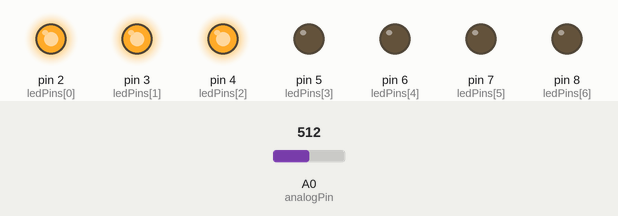
Bench run of a sketch on a simulated Arduino Uno, built with avr-gcc and run on an emulated ATmega328P. Parts: output pins drawn as LEDs (lit = HIGH). Inputs (shaded band) come from the test bench; at power-on: A0 (analogPin) = 512.

Above: at 1.2 s.
1.3 s: A0 (analogPin) set to 577
2.8 s: A0 (analogPin) set to 598
At 4.0 s:
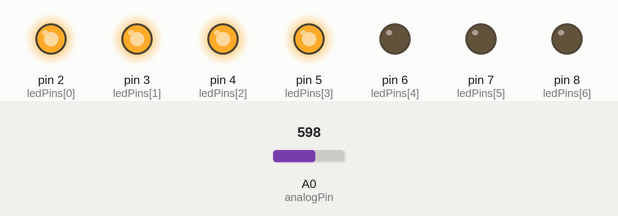
4.3 s: A0 (analogPin) set to 306
At 5.4 s:
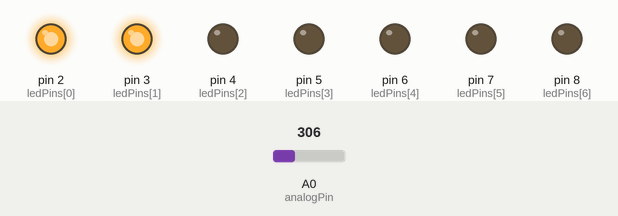
5.9 s: A0 (analogPin) set to 282
At 6.7 s:
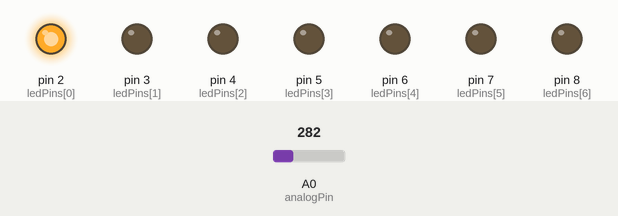
7.5 s: A0 (analogPin) set to 161
9.0 s: A0 (analogPin) set to 130
At 10.3 s:
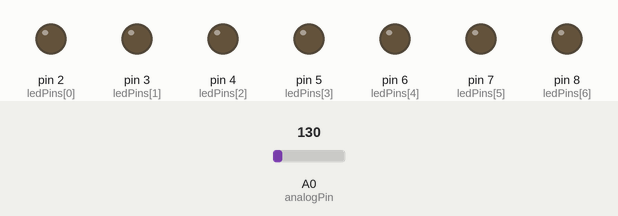
Timing chart, 0 to 11.5 s (numbered marks = the images above; inputs shaded):
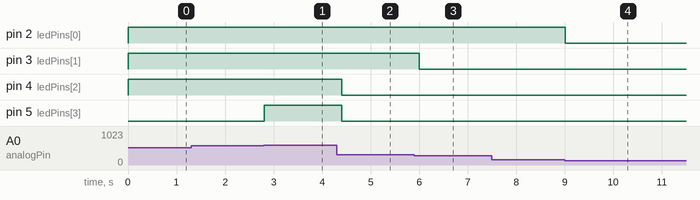

The sketch:

Electric_Field_Detector.ino
```cpp
/*
  LED Bar Graph with Buzzer
  Reads analog input from a potentiometer and lights up LEDs
  in a bar graph style. If a threshold is crossed, the buzzer sounds.
*/

const int analogPin = A0;           // Analog input pin (potentiometer)
const int ledCount = 7;             // Number of LEDs
int ledPins[] = {2, 3, 4, 5, 6, 7, 8}; // LED pins
int buzzer = 13;                    // Buzzer pin
int buzzerThreshold = 6;            // LED level at which buzzer activates

void setup() {
  // Initialize LED pins as outputs
  for (int i = 0; i < ledCount; i++) {
    pinMode(ledPins[i], OUTPUT);
  }

  // Buzzer pin as output
  pinMode(buzzer, OUTPUT);
}

void loop() {
  int sensorReading = analogRead(analogPin);             // Read potentiometer
  int ledLevel = map(sensorReading, 0, 1023, 0, ledCount); // Map to LED count

  // Turn on LEDs according to the level
  for (int i = 0; i < ledCount; i++) {
    if (i < ledLevel) {
      digitalWrite(ledPins[i], HIGH);
    } else {
      digitalWrite(ledPins[i], LOW);
    }
  }

  // Buzzer sounds only if LED level is high enough
  if (ledLevel >= buzzerThreshold) {
    tone(buzzer, 1400); // Play tone
  } else {
    noTone(buzzer);     // Silence buzzer
  }

  delay(200); // Small delay to reduce flickering
}
```

Measured:
- the behaviour switches between 584 and 585 on A0 (analogPin) (found by bisection; images 0 and 1)
- the behaviour switches between 293 and 292 on A0 (analogPin) (found by bisection; images 2 and 3)
- the behaviour switches between 147 and 146 on A0 (analogPin) (found by bisection; images 3 and 4)
- after the input at 1.3 s, every drawn part: stays the same
- after the input at 2.8 s, pin 5 (ledPins[3]): LOW → HIGH at once
- after the input at 4.3 s, pin 4 (ledPins[2]), pin 5 (ledPins[3]): HIGH → LOW after 0.10 s
- after the input at 5.9 s, pin 3 (ledPins[1]): HIGH → LOW after 0.11 s
- after the input at 7.5 s, every drawn part: stays the same
- after the input at 9.0 s, pin 2 (ledPins[0]): HIGH → LOW at once
